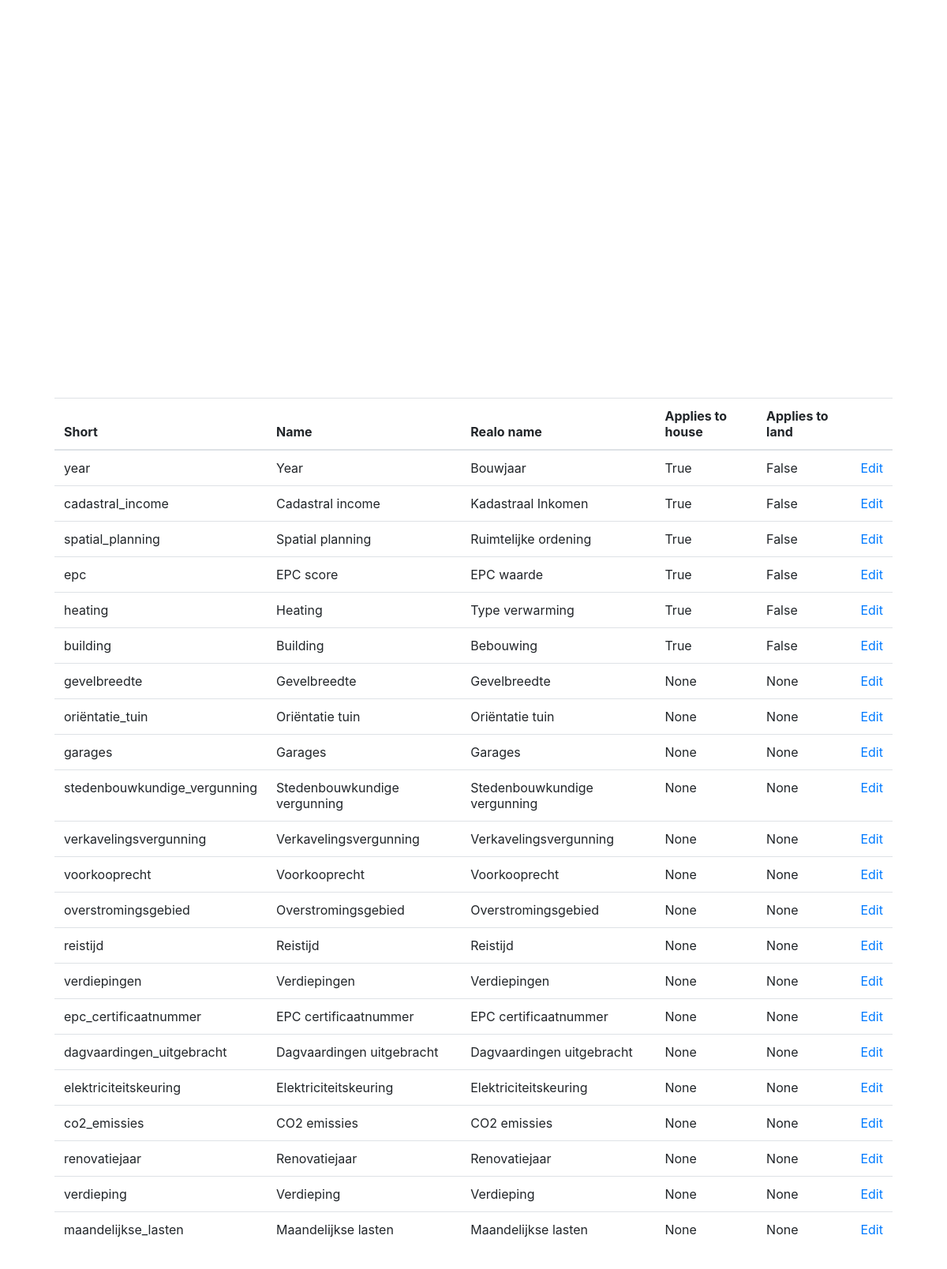
The page /information/ (signed in) on the database its author committed.
### houses/models.py (models this page shows, shortened)
class BaseModel(Model):
    _id = PrimaryKeyField(primary_key=True)  # avoid shadowing built-in id
    class Meta:
        database = database
    @classmethod
    def get(cls, *args, **kwargs):
        if args:
            return super().get(*args, **kwargs)
        defaults = kwargs.pop('defaults', {})
        query = cls.select()
        for field, value in kwargs.items():
            if '__' in field:
                query = query.filter(**{field: value})
            else:
                query = query.where(getattr(cls, field) == value)
        return query.get()

class RealestateInformationCategory(BaseModel):
    _short = CharField(unique=True, null=True)
    _name = CharField(unique=True, null=True)
    _realo_name = CharField(unique=True)
    applies_to_house = BooleanField(null=True)
    applies_to_land = BooleanField(null=True)
    @property
    def short(self):
        return (self._short or
                to_snakecase(self.name))
    @property
    def name(self):
        return self._name or self._realo_name
    @property
    def realo_name(self):
        return self._realo_name or self._name

### houses/controllers.py (the view)
@app.route('/information/', methods=["GET", "POST"])
@admin_required
def information():
    information = RealestateInformationCategory.select()
    return render_template("information.html",
                           information=information)

### houses/app.py (called while the page is built)
@login_manager.user_loader
def load_user(_id):
    return User.get(_id=_id)

### houses/controllers.py (called while the page is built)
def admin_required(func):
    @wraps(func)
    def decorated_view(*args, **kwargs):
        if not current_user.is_authenticated or not current_user.is_admin:
            return abort(403)
        return func(*args, **kwargs)
    return decorated_view

### houses/models.py (called while the page is built)
    @hybrid_property
    def is_admin(self):
        return self.username == "Ben"

    @hybrid_property
    def is_active(self):
        return self.active

### houses/utils.py (called while the page is built)
def to_snakecase(name):
    try:
        return name.replace(" ", "_").lower()
    except AttributeError:
        return None

### houses/templates/information.html
{% extends "base.html" %}
{% block content %}
    <table class="table">
        <thead>
            <th>Short</th>
            <th>Name</th>
            <th>Realo name</th>
            <th>Applies to house</th>
            <th>Applies to land</th>
            <th></th>
        </thead>
        <tbody>
            {% for info in information %}
            <tr>
                <td>
                    {{info.short}}
                </td>
                <td>
                    {{info.name}}
                </td>
                <td>
                    {{info.realo_name}}
                </td>
                <td>
                    {{info.applies_to_house}}
                </td>
                <td>
                    {{info.applies_to_land}}
                </td>
                <td>
                    <a href="{{ url_for('information_detail', _id=info._id) }}">Edit</a>
                </td>
            </tr>
            {% endfor %}
        </tbody>
    </table>
{% endblock %}

### houses/templates/base.html (shortened to what this page needs)
{% import "_form.html" as _form %}
{% import "_modal.html" as _modal %}
{% import "_carousel.html" as _carousel %}
{% import "_housecard.html" as _housecard %}
<html>
    <head>
        <link href="https://maxcdn.bootstrapcdn.com/bootstrap/4.0.0-alpha.2/css/bootstrap.min.css" rel="stylesheet">
        <link rel="stylesheet" href="https://maxcdn.bootstrapcdn.com/font-awesome/4.6.1/css/font-awesome.min.css">
    </head>
    <body>
    {% include "navbar.html" %}
        <div class="container">
            <div class="main">
                {% block content %}
                {% endblock %}
            </div>
        </div>
    </body>
</html>

### houses/templates/_housecard.html (shortened to what this page needs)
{% import "_carousel.html" as carousel %}

### houses/templates/navbar.html (shortened to what this page needs)
{% set navigation_bar = [
         'properties',
         'queue',
         'criteria',
         'appointments',
         'notifications',
         'settings',
         'logout'
        ] -%}
{% set admin_bar = [
          'users',
          'information'
        ] -%}
<nav class="navbar navbar-fixed-top navbar-dark bg-inverse">
  <a class="navbar-brand" href="{{url_for('home')}}">Houses site</a>
  {% if current_user.is_authenticated %}
  <ul class="nav navbar-nav">
  {% for element in navigation_bar %}
    <li class="nav-item {% if request.path == url_for(element) %} active {% endif %}">
      <a class="nav-link" href="{{ url_for(element) }}">
      </a>
    </li>
    {% endfor %}
    {% if current_user.is_admin %}
    {% for element in admin_bar %}
      <li class="nav-item {% if request.path == url_for(element) %} active {% endif %}">
      <a class="nav-link" href="{{ url_for(element) }}">
      </a>
    </li>
    {% endfor %}
    {% endif %}
  </ul>
  {% endif %}
</nav>

### houses/templates/base.html (style rules this page uses)
body { padding-top: 5rem; }
.main { padding: 3rem 1.5rem; }

### rows shown on the page
RealestateInformationCategory: short "year", name "Year", realo_name "Bouwjaar", applies_to_house "True", applies_to_land "False"
RealestateInformationCategory: short "cadastral_income", name "Cadastral income", realo_name "Kadastraal Inkomen", applies_to_house "True", applies_to_land "False"
RealestateInformationCategory: short "spatial_planning", name "Spatial planning", realo_name "Ruimtelijke ordening", applies_to_house "True", applies_to_land "False"
RealestateInformationCategory: short "epc", name "EPC score", realo_name "EPC waarde", applies_to_house "True", applies_to_land "False"
RealestateInformationCategory: short "heating", name "Heating", realo_name "Type verwarming", applies_to_house "True", applies_to_land "False"
RealestateInformationCategory: short "building", name "Building", realo_name "Bebouwing", applies_to_house "True", applies_to_land "False"
RealestateInformationCategory: short "gevelbreedte", name "Gevelbreedte", realo_name "Gevelbreedte", applies_to_house "None", applies_to_land "None"
RealestateInformationCategory: short "oriëntatie_tuin", name "Oriëntatie tuin", realo_name "Oriëntatie tuin", applies_to_house "None", applies_to_land "None"
RealestateInformationCategory: short "garages", name "Garages", realo_name "Garages", applies_to_house "None", applies_to_land "None"
RealestateInformationCategory: short "stedenbouwkundige_vergunning", name "Stedenbouwkundige vergunning", realo_name "Stedenbouwkundige vergunning", applies_to_house "None", applies_to_land "None"
RealestateInformationCategory: short "verkavelingsvergunning", name "Verkavelingsvergunning", realo_name "Verkavelingsvergunning", applies_to_house "None", applies_to_land "None"
RealestateInformationCategory: short "voorkooprecht", name "Voorkooprecht", realo_name "Voorkooprecht", applies_to_house "None", applies_to_land "None"
RealestateInformationCategory: short "overstromingsgebied", name "Overstromingsgebied", realo_name "Overstromingsgebied", applies_to_house "None", applies_to_land "None"
RealestateInformationCategory: short "reistijd", name "Reistijd", realo_name "Reistijd", applies_to_house "None", applies_to_land "None"
RealestateInformationCategory: short "verdiepingen", name "Verdiepingen", realo_name "Verdiepingen", applies_to_house "None", applies_to_land "None"
RealestateInformationCategory: short "epc_certificaatnummer", name "EPC certificaatnummer", realo_name "EPC certificaatnummer", applies_to_house "None", applies_to_land "None"
RealestateInformationCategory: short "dagvaardingen_uitgebracht", name "Dagvaardingen uitgebracht", realo_name "Dagvaardingen uitgebracht", applies_to_house "None", applies_to_land "None"
RealestateInformationCategory: short "elektriciteitskeuring", name "Elektriciteitskeuring", realo_name "Elektriciteitskeuring", applies_to_house "None", applies_to_land "None"
RealestateInformationCategory: short "co2_emissies", name "CO2 emissies", realo_name "CO2 emissies", applies_to_house "None", applies_to_land "None"
RealestateInformationCategory: short "renovatiejaar", name "Renovatiejaar", realo_name "Renovatiejaar", applies_to_house "None", applies_to_land "None"
RealestateInformationCategory: short "verdieping", name "Verdieping", realo_name "Verdieping", applies_to_house "None", applies_to_land "None"
RealestateInformationCategory: short "maandelijkse_lasten", name "Maandelijkse lasten", realo_name "Maandelijkse lasten", applies_to_house "None", applies_to_land "None"
